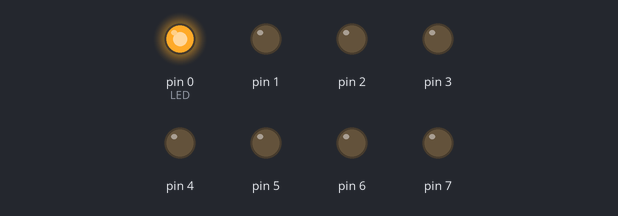
Bench run of a sketch on a simulated Arduino Uno, built with avr-gcc and run on an emulated ATmega328P. Shown: output pins drawn as LEDs (lit = HIGH).

Above: at 0.2 s.
At 1.2 s:
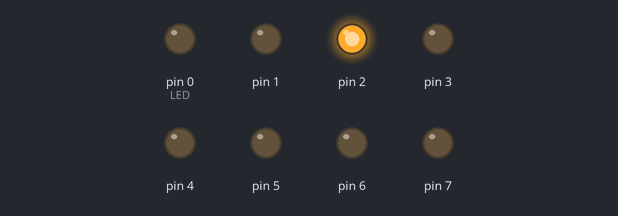
At 1.7 s:
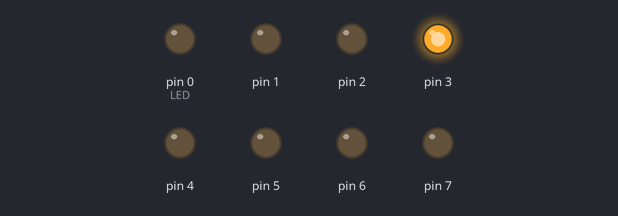
At 2.2 s:
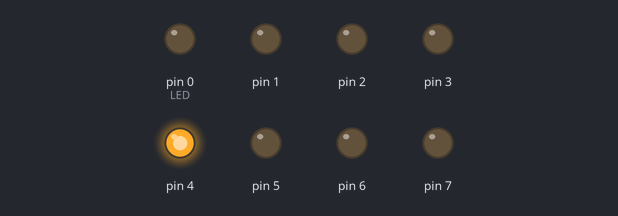
At 3.2 s:
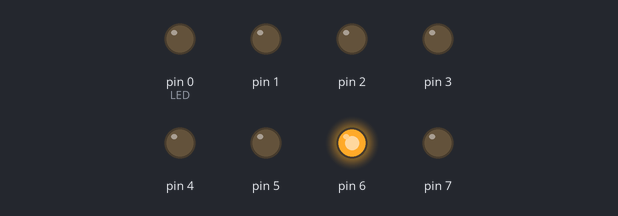
At 4.7 s:
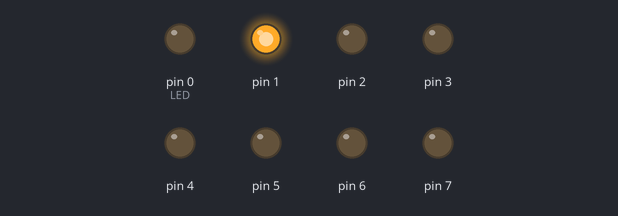
Timing chart, 0 to 5.2 s (numbered marks = the images above):
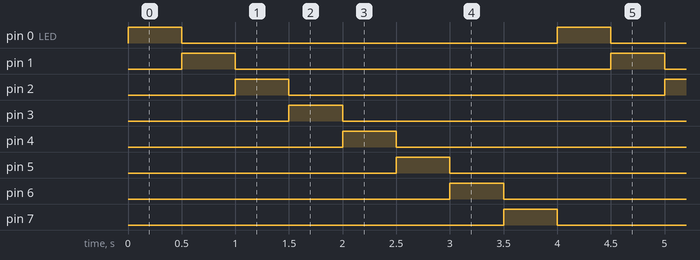

Measured:
- by itself, pin 0 (LED), pin 1–7: alternates HIGH for 0.50 s and LOW for 3.5 s
- by itself, everything shown: repeats every 4.0 s, in 16 steps

The sketch:

Ex1_C_digo.ino
```cpp
int LED=0;
void setup()
{
  pinMode(0, OUTPUT);
  pinMode(1, OUTPUT);
  pinMode(2, OUTPUT);
  pinMode(3, OUTPUT);
  pinMode(4, OUTPUT);
  pinMode(5, OUTPUT);
  pinMode(6, OUTPUT);
  pinMode(7, OUTPUT);

}

void loop()
{
  digitalWrite(LED, HIGH);
  delay(500);
  digitalWrite(LED, LOW);
  LED=LED+1;
  if (LED==8){
    LED=0;
  	}
}
```
